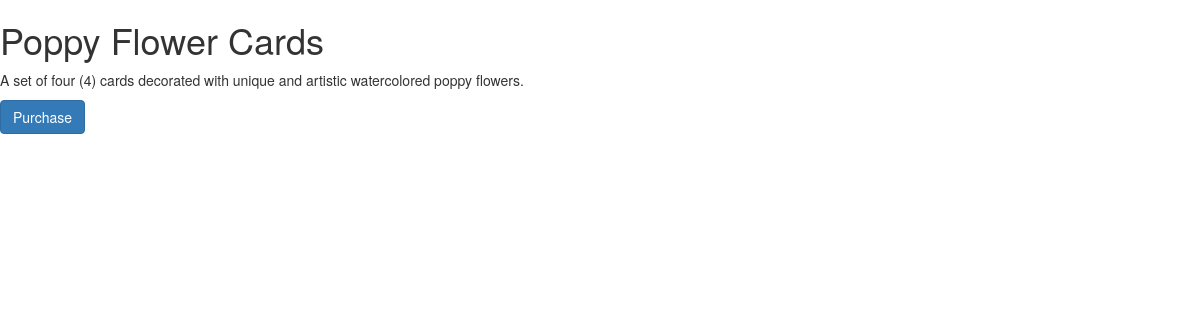
The page /shop/3/ on the database its author committed.
### shop/models.py (models this page shows, shortened)
class Item(models.Model):
    title = models.CharField(max_length=140)
    description = models.CharField(max_length=400)
    price = models.IntegerField()  # TODO: Let this take on decimal values
    num_available = models.IntegerField()  # Number of available copies
    num_purchased = models.IntegerField(default=0)  # Number of copies that have been sold
    pub_date = models.DateTimeField('date published')

### shop/views.py (the view)
# urls.py: path('shop/<int:item_id>/', views.detail, name='detail'),
def detail(request, item_id):
    item = get_object_or_404(Item, pk=item_id)
    context = {'item': item}
    return render(request, 'shop/detail.html', context)

### shop/templates/shop/detail.html (shortened to what this page needs)
<head>
    <link rel="stylesheet" href="https://maxcdn.bootstrapcdn.com/bootstrap/3.4.0/css/bootstrap.min.css">
</head>
<h1>{{ item.title }}</h1>
<p>{{ item.description }}</p>
<div>
    <a href="{% url 'shop:purchase' item.id %}">
        <button class="btn btn-primary btn-large">Purchase</button>
    </a>
</div>

### rows shown on the page
Item: title "Poppy Flower Cards", description "A set of four (4) cards decorated with unique and artistic watercolored poppy flowers."
